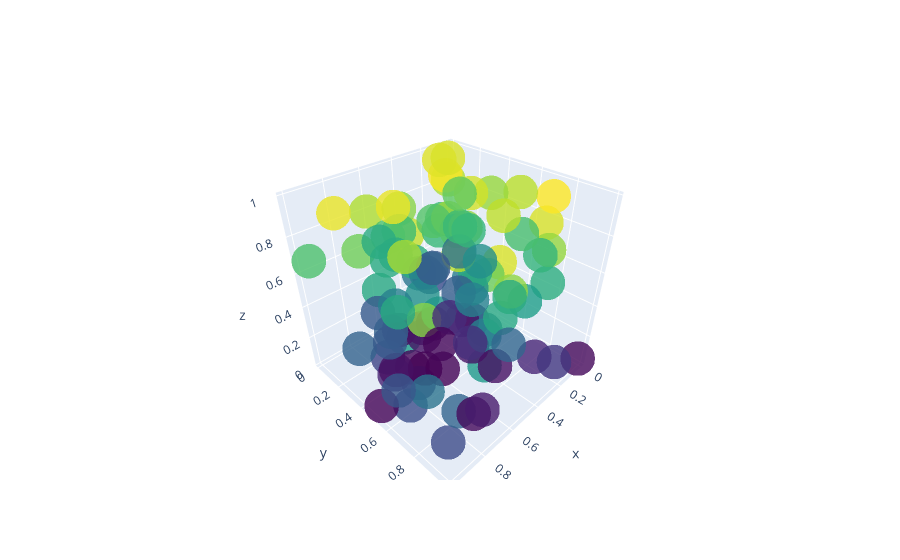

Notebook cell for this chart:
### Markdown cell above
## 3D Scatter Plot
Sú užitočné na zobrazovanie vzťahov medzi 3 premennými

### Code cell
import plotly.graph_objects as go
import numpy as np

# Náhodné dáta
x, y, z = np.random.random(100), np.random.random(100), np.random.random(100)

# Vytvorenie grafu
fig = go.Figure(data=[go.Scatter3d(x=x, y=y, z=z, mode='markers',
                                   marker=dict(size=12, color=z, colorscale='Viridis', opacity=0.8))])

# Zobrazenie grafu
fig.show()
